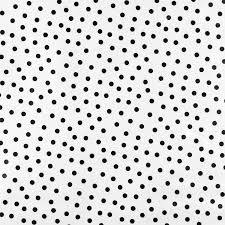
#> input picture OpenCV Pics/polka dots.jpeg, 225 x 225 px, found by its file name
$ python 'Gabor Filter.py'
#> lines starting #> are read from the running program, lines starting #| are printed output that depends on the picture
import cv2
import numpy as np
from scipy import signal as sig
import matplotlib.pyplot as plt
import matplotlib as mpl

mpl.use('macosx')

plt.ion()
plt.axis('off')
cv2.namedWindow("Convolution")
size = (31, 31)
sigma = 10
theta = 0
gamma = 0.01
lamd = 10
img = cv2.resize(cv2.cvtColor(cv2.imread("/Users/abhinavperi/PycharmProjects/OpenCV/OpenCV Pics/polka dots.jpeg"), cv2.COLOR_BGR2GRAY), (640, 480))
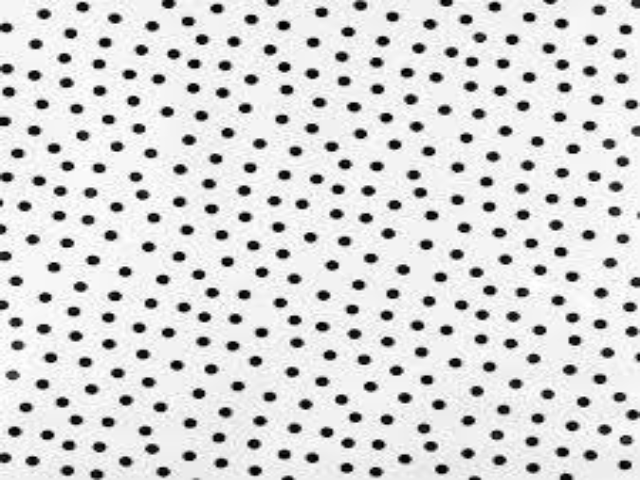
#> img: shape (480, 640); min 0, max 255, mean 215.4
cv2.imshow("Img", img)


def update_size(val):
    global size
    size = (val, val)
    update()


def update_sigma(val):
    global sigma
    sigma = val
    update()


def update_theta(val):
    global theta
    theta = val/180 * np.pi
    update()


def update_gamma(val):
    global gamma
    gamma = val/100
    update()


def update_lambda(val):
    global lamd
    lamd = val
    update()


def update():
    g = cv2.getGaborKernel(size, sigma, theta, gamma, lamd)
    imshow(g)
    print('HI')
    #convolved_img = sig.convolve2d(img, g)
    #cv2.imshow("Convolution", convolved_img)


cv2.createTrackbar("Kernel Size", "Convolution", 3, 101, update_size)
cv2.createTrackbar("Sigma", "Convolution", 10, 200, update_sigma)
cv2.createTrackbar("Theta", "Convolution", 0, 360, update_theta)
cv2.createTrackbar("Gamma", "Convolution", 1, 100, update_gamma)
cv2.createTrackbar("Lambda", "Convolution", 10, 200, update_lambda)


def imshow(kernel, **kwargs):
    # utility function to show image
    plt.imshow(kernel, cmap=plt.gray(), **kwargs)
    plt.draw()
    plt.pause(0.1)

$ run again, with OpenCV Pics/cat_face_2.jpeg copied over OpenCV Pics/polka dots.jpeg
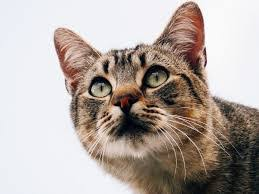
#> input picture OpenCV Pics/cat_face_2.jpeg, 259 x 194 px, found by its file name
#> `img = cv2.resize(cv2.cvtColor(cv2.imread("/Users/abhinavperi/PycharmPr..`:
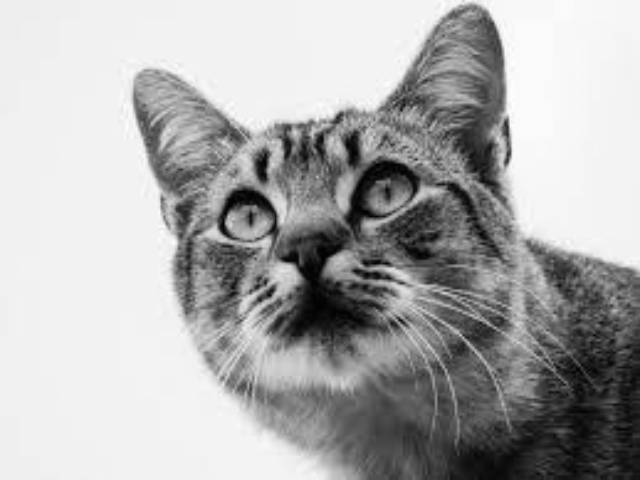
#> img: shape (480, 640); min 0, max 254, mean 173.2
